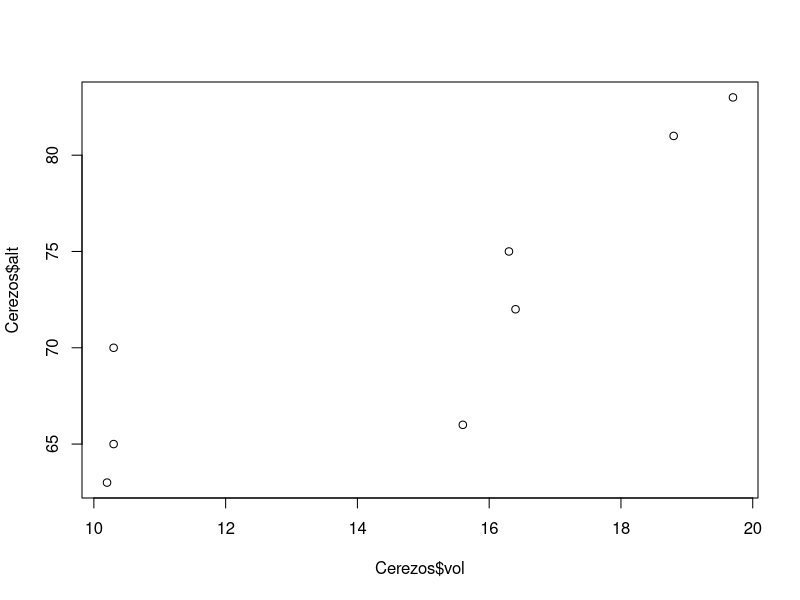

Source code (R):
# La siguiente tabla recoge información sobre el diámetro (en pulgadas), 
# la altura (en pies) y el volumen (en pies cúbicos) del tronco de 
# distintos cerezos en una determinada región

#########################
# Crear un data frame de nombre Cerezos que almacene los datos de los árboles


diam <- c(8.3, 8.6, 8.8, 10.5, 10.5, 10.8, 11.0, 11.0)

alt <- c(70, 65, 63, 72, 81, 83, 66, 75)

vol <- c(10.3, 10.3, 10.2, 16.4, 18.8, 19.7, 15.6, 16.3)

Cerezos <- data.frame(diam, alt, vol)

Cerezos

#########################
# Dibujar el diagrama de dispersión de las variables altura y volumen 
# y determinar si puede existir una cierta relación lineal entre ambas

plot(Cerezos$vol, Cerezos$alt)

# En el gráfico se aprecia un cierto patrón lineal entre las variables, 
# aunque esto debe confirmarse mediante métodos analíticos.

#########################
# ¿Cuál es la recta de regresión lineal simple que considera a la altura 
# como variable dependiente y al volumen como variable independiente? 
# Interpreta los parámetros de esa recta.

reg_lin <- lm(formula = alt ~ vol, data = Cerezos)
reg_lin

# La recta de regresión lineal simple es
# alt = 48.336 + 1.601 * vol

# Los dos parámetros de la recta se interpretan del siguiente modo: 
# 48.336 es la altura esperada para un cerezo que tiene un volumen 
# de 0 pies cúbicos. Por otra parte, por cada pie cúbico de incremento 
# en el volumen del tronco del cerezo, se espera un aumento en su altura de 1.601 pies.

#########################
# ¿Son significativos estos parámetros? 
# ¿Qué puede decirse del ajuste del modelo a los datos?

summary(reg_lin)

# Considerando un nivel de significación del 5%, ambos parámetros 
# son significativamente distintos de 0, ya que los p-valores 
# asociados a los contrastes t de Student de los dos parámetros son inferiores a 0.05.

# El ajuste del modelo a los datos es aceptable, ya que el valor de R² es de 0.7206.

#########################
# ¿Cuál es la correlación lineal de Pearson entre ambas variables? 
# ¿Es significativa?
  
cor(Cerezos$vol, Cerezos$alt)# El coeficiente de correlación lineal de Pearson entre las 
# dos variables es de 0.8488805.

cor.test(Cerezos$vol, Cerezos$alt)

# Con un p-valor de 0.00768 < 0.05, rechazamos la hipótesis de que el 
# coeficiente de correlación lineal de Pearson entre ambas 
# variables pueda considerarse 0.

#########################
# ¿Cuál es la recta de regresión lineal si se considera 
# también como variable independiente el diámetro?

reg_lin2 <- lm(formula = alt ~ vol + diam)
reg_lin2

# alt = 85.340 + 3.231 * vol - 6.135 * diam
  
